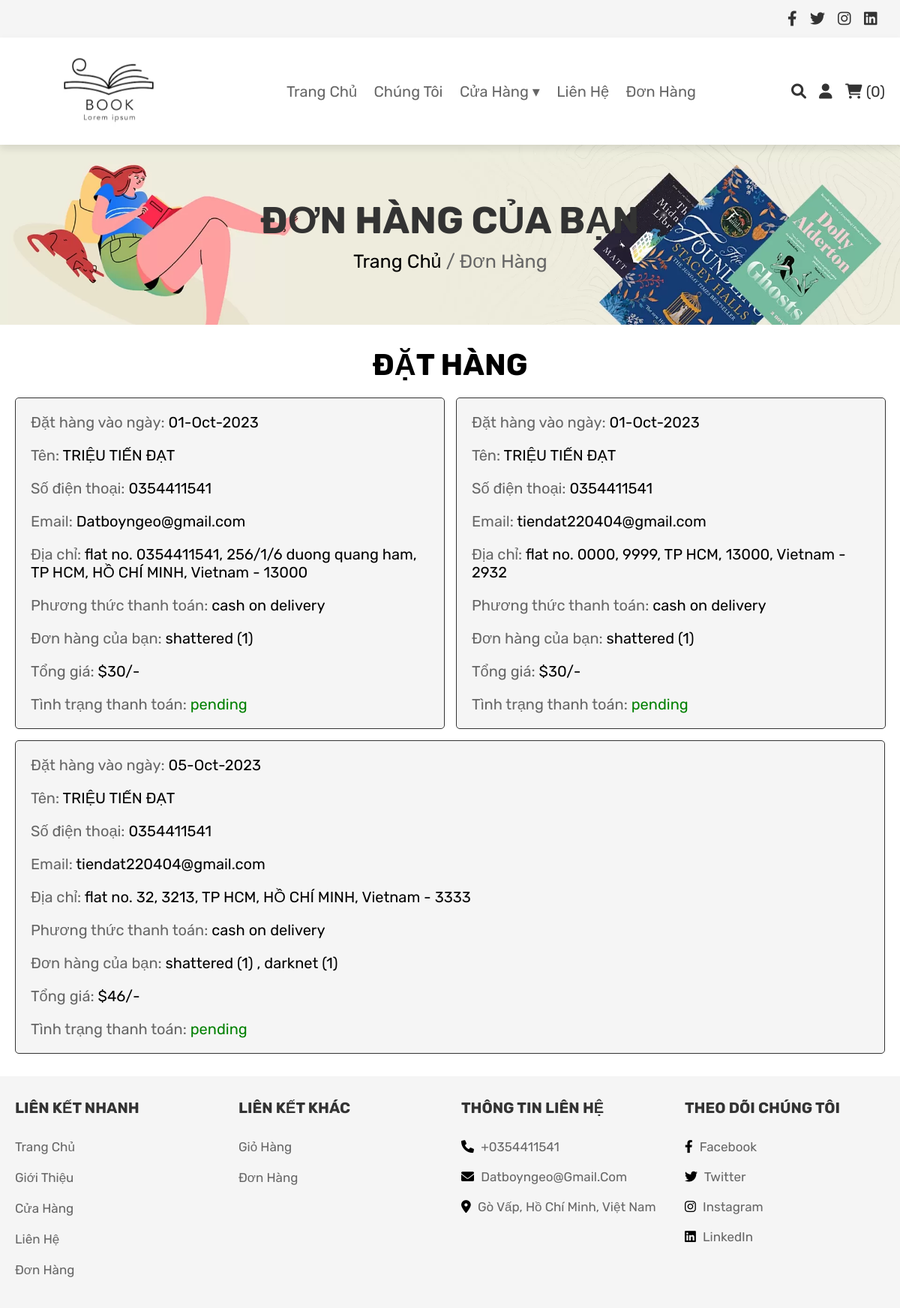
/orders.php (signed in), run on the app's committed database.
### tables this page shows
CREATE TABLE `orders` (
  `id` int NOT NULL,
  `user_id` int NOT NULL,
  `name` varchar(100) NOT NULL,
  `number` varchar(12) NOT NULL,
  `email` varchar(100) NOT NULL,
  `method` varchar(50) NOT NULL,
  `address` varchar(500) NOT NULL,
  `total_products` varchar(1000) NOT NULL,
  `total_price` int NOT NULL,
  `placed_on` varchar(50) NOT NULL,
  `payment_status` varchar(20) NOT NULL DEFAULT 'pending'
);

### orders.php (the view, shortened to what this page needs)
<?php
include './model/config.php';
if (!isset($_SESSION['user_id'])) {
    $message = 'Bạn cần đăng nhập để xem đơn hàng.';
} else {
    $user_id = $_SESSION['user_id'];
}
?>
<!DOCTYPE html>
<html lang="en">
<head>
    <link rel="stylesheet" href="https://cdnjs.cloudflare.com/ajax/libs/font-awesome/6.0.0/css/all.min.css">
    <link rel="stylesheet" href="css/style.css">
</head>
<body>
    <?php include 'header.php'; ?>
    <div class="heading">
        <h3>Đơn hàng của bạn</h3>
        <p> <a href="index.php">Trang Chủ</a> / Đơn Hàng </p>
    </div>
    <section class="placed-orders">
    <?php
        if (isset($message)) {
            echo '<p>' . $message . '</p>';
        } else {
        ?>
        <h1 class="title">Đặt Hàng</h1>
        <div class="box-container">
            <?php
            $order_query = $pdo->prepare("SELECT * FROM `orders` WHERE user_id = :user_id");
            $order_query->bindParam(':user_id', $user_id, PDO::PARAM_INT);
            $order_query->execute();
            if ($order_query->rowCount() > 0) {
                while ($fetch_orders = $order_query->fetch(PDO::FETCH_ASSOC)) {
            ?>
                  <div class="box">
    <p>Đặt hàng vào ngày: <span><?php echo $fetch_orders['placed_on']; ?></span> </p>
    <p>Tên: <span><?php echo $fetch_orders['name']; ?></span> </p>
    <p>Số điện thoại: <span><?php echo $fetch_orders['number']; ?></span> </p>
    <p>Email: <span><?php echo $fetch_orders['email']; ?></span> </p>
    <p>Địa chỉ: <span><?php echo $fetch_orders['address']; ?></span> </p>
    <p>Phương thức thanh toán: <span><?php echo $fetch_orders['method']; ?></span> </p>
    <p>Đơn hàng của bạn: <span><?php echo $fetch_orders['total_products']; ?></span> </p>
    <p>Tổng giá: <span>$<?php echo $fetch_orders['total_price']; ?>/-</span> </p>
    <p>Tình trạng thanh toán: <span style="color:<?php if ($fetch_orders['payment_status'] == 'Chưa thanh toán') {
        echo 'red';
    } else {
        echo 'green';
    } ?>;"><?php echo $fetch_orders['payment_status']; ?></span> </p>
</div>
            <?php
                }
            } else {
                echo '<p class="empty">Không có đơn hàng nào!</p>';
            }
            ?>
        </div>
        <?php
        }
        ?>
    </section>
    <?php include 'footer.php'; ?>
</body>
</html>

### css/style.css (style rules this page uses)
:root { --purple: #000000; --blue: #000000; --red: #c0392b; --orange: #f39c12; --black: #333; --white: #fff; --light-color: #666; --light-white: #ccc; --light-bg: #f5f5f5; --border: 0.1rem solid var(--black); --box-shadow: 0 0.5rem 1rem rgba(0, 0, 0, 0.1); }
* { font-family: "Rubik", sans-serif; margin: 0; padding: 0; box-sizing: border-box; outline: none; border: none; text-decoration: none; transition: all 0.2s linear; will-change: transform; transform: translateZ(0); transition: transform 0.3s ease; scroll-behavior: smooth; }
html { font-size: 62.5%; overflow-x: hidden; }
section { padding: 3rem 2rem; }
.title { text-align: center; margin-bottom: 2rem; text-transform: uppercase; color: var(--blue); font-size: 4rem; }
.heading { min-height: 30vh; display: flex; flex-flow: column; align-items: center; justify-content: center; gap: 1rem; background: url(../images/heading-bg.jpg) no-repeat; background-size: cover; background-position: center; text-align: center; text-transform: capitalize; }
.heading h3 { font-size: 5rem; color: var(--black); text-transform: uppercase; }
.heading p { font-size: 2.5rem; color: var(--light-color); }
.heading p a { color: var(--purple); }
.placed-orders .box-container { max-width: 1200px; margin: 0 auto; display: flex; flex-wrap: wrap; align-items: center; gap: 1.5rem; }
.placed-orders .box-container .box { flex: 1 1 40rem; border-radius: 0.5rem; padding: 2rem; border: var(--border); background-color: var(--light-bg); padding: 1rem 2rem; }
.placed-orders .box-container .box p { padding: 1rem 0; font-size: 2rem; color: var(--light-color); }
.placed-orders .box-container .box p span { color: var(--purple); }

### data on the page
orders: placed_on "01-Oct-2023", name "TRIỆU TIẾN ĐẠT", number "0354411541", email "Datboyngeo@gmail.com", address "flat no. 0354411541, 256/1/6 duong quang ham, TP HCM, HỒ CHÍ MINH, Vietnam - 13000", method "cash on delivery", total_products "shattered (1)", total_price "30", payment_status "pending"
orders: placed_on "01-Oct-2023", name "TRIỆU TIẾN ĐẠT", number "0354411541", email "tiendat220404@gmail.com", address "flat no. 0000, 9999, TP HCM, 13000, Vietnam - 2932", method "cash on delivery", total_products "shattered (1)", total_price "30", payment_status "pending"
orders: placed_on "05-Oct-2023", name "TRIỆU TIẾN ĐẠT", number "0354411541", email "tiendat220404@gmail.com", address "flat no. 32, 3213, TP HCM, HỒ CHÍ MINH, Vietnam - 3333", method "cash on delivery", total_products "shattered (1) , darknet (1)", total_price "46", payment_status "pending"

### other printed values
$cart_rows_number "0"
